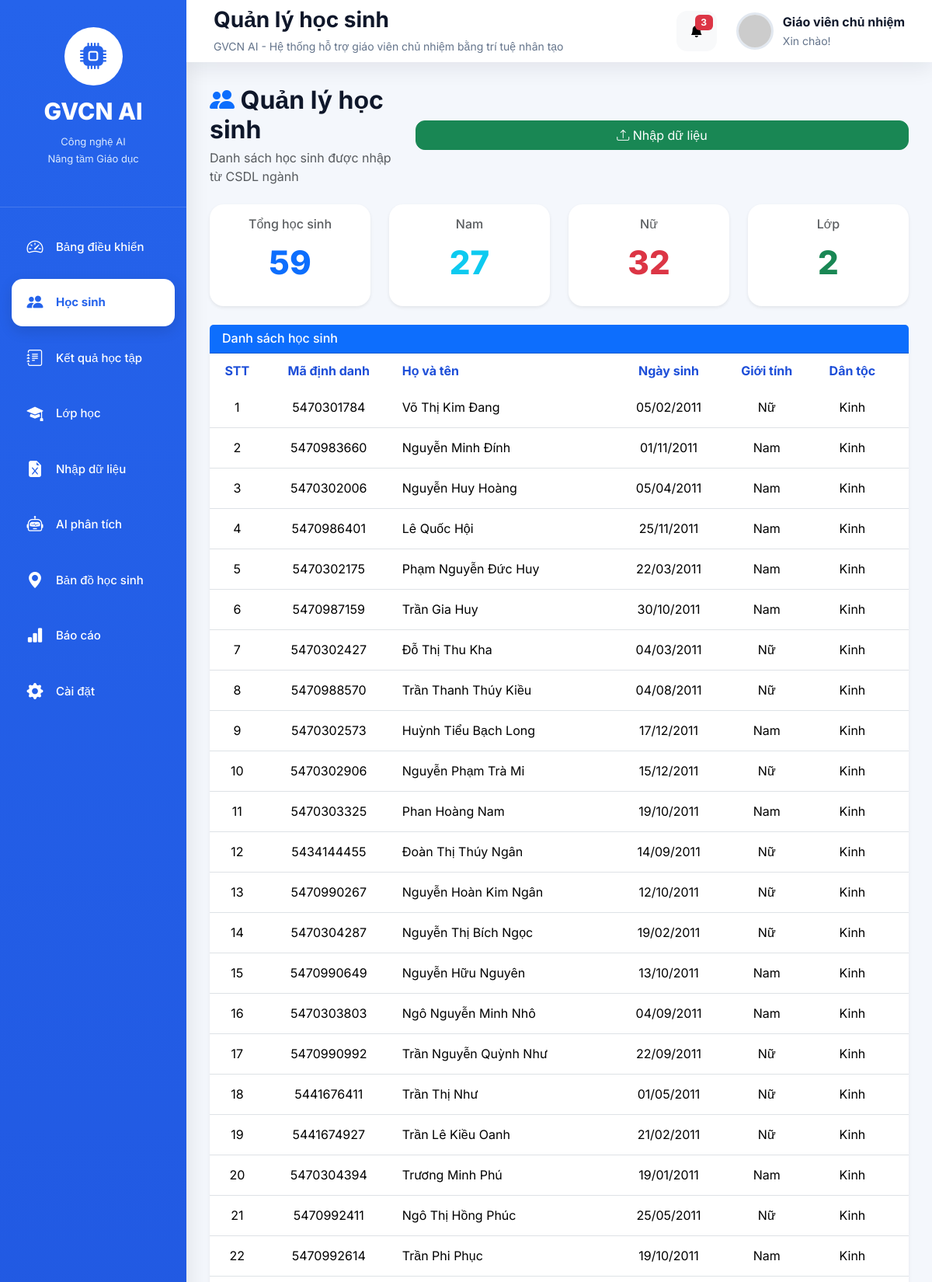
/students (upper part), run on the app's committed database.
### tables this page shows
CREATE TABLE students(

        id INTEGER PRIMARY KEY AUTOINCREMENT,

        ma_dinh_danh TEXT UNIQUE,

        ho_ten TEXT,

        ngay_sinh TEXT,

        gioi_tinh TEXT,

        dan_toc TEXT,

        noi_sinh TEXT,

        dia_chi TEXT,

        lop TEXT,

        trang_thai TEXT,

        ngay_cap_nhat TEXT

    );

### app.py (the view)
@app.route("/students")
def students():
    conn = get_connection()
    students = conn.execute("""
        SELECT *
        FROM students
    """).fetchall()
    conn.close()
    students = sort_students(students)
    return render_template(
        "students.html",
        students=students,
        page_title="Quản lý học sinh",
        active_page="students"
    )

### modules/database.py (called while the page is built)
def get_connection():
    conn = sqlite3.connect(DATABASE)
    conn.row_factory = sqlite3.Row
    return conn

### modules/sort_helper.py (called while the page is built)
def normalize_text(text):
    if text is None:
        return ""
    text = str(text).strip().lower()
    text = unicodedata.normalize("NFD", text)
    text = "".join(
        c for c in text
        if unicodedata.category(c) != "Mn"
    )
    text = text.replace("đ", "d")
    text = text.replace("Đ", "D")
    return text

def split_name(full_name):
    if full_name is None:
        return "", ""
    full_name = str(full_name).strip()
    if full_name == "":
        return "", ""
    words = full_name.split()
    ten = words[-1]
    ho_dem = " ".join(words[:-1])
    return (
        normalize_text(ten),
        normalize_text(ho_dem)
    )

def sort_students(data):
    return sorted(
        data,
        key=lambda s: (
            normalize_text(s["lop"] or ""),
            split_name(s["ho_ten"] or "")[0],
            split_name(s["ho_ten"] or "")[1]
        )
    )

### templates/students.html (shortened to what this page needs)
{% extends "layout.html" %}
{% block content %}
<div class="d-flex flex-column flex-lg-row justify-content-between align-items-start align-items-lg-center gap-3 mb-4">
    <div>
        <h2 class="fw-bold mb-1">
            <i class="bi bi-people-fill text-primary"></i>
            Quản lý học sinh
        </h2>
        <p class="text-muted mb-0">
            Danh sách học sinh được nhập từ CSDL ngành
        </p>
    </div>
    <div class="w-100 w-lg-auto">
    <a
        href="/upload"
        class="btn btn-success w-100">
            <i class="bi bi-upload"></i>
            Nhập dữ liệu
        </a>
    </div>
</div>
<div class="row g-4 mb-4">
    <div class="col-12 col-sm-6 col-xl-3">
        <div class="card shadow-sm">
            <div class="card-body text-center">
                <h6 class="text-muted">
                    Tổng học sinh
                </h6>
                <h2 class="text-primary">
                    {{ students|length }}
                </h2>
            </div>
        </div>
    </div>
    <div class="col-12 col-sm-6 col-xl-3">
        <div class="card shadow-sm">
            <div class="card-body text-center">
                <h6 class="text-muted">
                    Nam
                </h6>
                <h2 class="text-info">
                    {{ students|selectattr("gioi_tinh","equalto","Nam")|list|length }}
                </h2>
            </div>
        </div>
    </div>
    <div class="col-12 col-sm-6 col-xl-3">
        <div class="card shadow-sm">
            <div class="card-body text-center">
                <h6 class="text-muted">
                    Nữ
                </h6>
                <h2 class="text-danger">
                    {{ students|selectattr("gioi_tinh","equalto","Nữ")|list|length }}
                </h2>
            </div>
        </div>
    </div>
    <div class="col-12 col-sm-6 col-xl-3">
        <div class="card shadow-sm">
            <div class="card-body text-center">
                <h6 class="text-muted">
                    Lớp
                </h6>
                <h2 class="text-success">
                    {{ students|map(attribute='lop')|unique|list|length }}
                </h2>
            </div>
        </div>
    </div>
</div>
<div class="card shadow-sm">
    <div class="card-header bg-primary text-white">
        <h5 class="mb-0">
            Danh sách học sinh
        </h5>
    </div>
    <div class="table-responsive">
        <table class="table table-hover align-middle mb-0">
            <thead>
                <tr>
                    <th>STT</th>
                    <th>Mã định danh</th>
                    <th>Họ và tên</th>
                    <th>Ngày sinh</th>
                    <th>Giới tính</th>
                    <th>Dân tộc</th>
                    <th>Lớp</th>
                </tr>
            </thead>
            <tbody>
                {% if students %}
                    {% for student in students %}
                    <tr>
                        <td>
                            {{ loop.index }}
                        </td>
                        <td>
                            {{ student.ma_dinh_danh }}
                        </td>
                        <td>
                            {{ student.ho_ten }}
                        </td>
                        <td>
                            {{ student.ngay_sinh }}
                        </td>
                        <td>
                            {{ student.gioi_tinh }}
                        </td>
                        <td>
                            {{ student.dan_toc }}
                        </td>
                        <td>
                        </td>
                    </tr>
                    {% endfor %}
                {% endif %}
            </tbody>
        </table>
    </div>
</div>
{% endblock %}

### static/css/style.css (style rules this page uses)
* { margin:0; padding:0; box-sizing:border-box; }
:root { --primary:#2563eb; --primary-dark:#1d4ed8; --success:#16a34a; --warning:#f59e0b; --danger:#dc2626; --purple:#7c3aed; --bg:#f4f7fc; --white:#ffffff; --text:#0f172a; --text-light:#64748b; --radius:18px; --shadow: 0 8px 25px rgba(15,23,42,.08); }
html { scroll-behavior:smooth; }
body { font-family:'Inter',sans-serif; background:var(--bg); color:var(--text); overflow-x:auto; }
.card { border:none; border-radius:var(--radius); box-shadow:var(--shadow); transition:.25s; }
.card h2 { font-size:42px; font-weight:800; margin:15px 0; }
.card h5 { color:var(--text-light); font-size:16px; }
.table { margin-bottom:0; vertical-align:middle; }
.table thead { background:#eff6ff; }
.table th { color:var(--primary-dark); font-weight:700; border:none; padding:10px 12px; }
.table td { padding:10px 12px; }
.table tbody tr { transition:.2s; }
.btn-success { border-radius:12px; }
.card-header[class*="bg-"] { color:#fff !important; }
.card-header[class*="bg-"] h1, .card-header[class*="bg-"] h2, .card-header[class*="bg-"] h3, .card-header[class*="bg-"] h4, .card-header[class*="bg-"] h5, .card-header[class*="bg-"] h6, .card-header[class*="bg-"] p, .card-header[class*="bg-"] span, .card-header[class*="bg-"] strong, .card-header[class*="bg-"] small, .card-header[class*="bg-"] i { color:#fff !important; }
.table th, .table td { white-space:nowrap; text-align:center; vertical-align:middle; }
.table td:nth-child(3), .table th:nth-child(3) { text-align:left; min-width:220px; }
.table td:nth-child(2), .table th:nth-child(2) { min-width:130px; }
.table-responsive { overflow-x: auto; overflow-y: hidden; white-space: nowrap; width: 100%; }
.table { width:100%; min-width:1200px; }

### data on the page
students: ma_dinh_danh "5470301784", ho_ten "Võ Thị Kim Đang", ngay_sinh "05/02/2011", gioi_tinh "Nữ", dan_toc "Kinh"
students: ma_dinh_danh "5470983660", ho_ten "Nguyễn Minh Đính", ngay_sinh "01/11/2011", gioi_tinh "Nam", dan_toc "Kinh"
students: ma_dinh_danh "5470302006", ho_ten "Nguyễn Huy Hoàng", ngay_sinh "05/04/2011", gioi_tinh "Nam", dan_toc "Kinh"
students: ma_dinh_danh "5470986401", ho_ten "Lê Quốc Hội", ngay_sinh "25/11/2011", gioi_tinh "Nam", dan_toc "Kinh"
students: ma_dinh_danh "5470302175", ho_ten "Phạm Nguyễn Đức Huy", ngay_sinh "22/03/2011", gioi_tinh "Nam", dan_toc "Kinh"
students: ma_dinh_danh "5470987159", ho_ten "Trần Gia Huy", ngay_sinh "30/10/2011", gioi_tinh "Nam", dan_toc "Kinh"
students: ma_dinh_danh "5470302427", ho_ten "Đỗ Thị Thu Kha", ngay_sinh "04/03/2011", gioi_tinh "Nữ", dan_toc "Kinh"
students: ma_dinh_danh "5470988570", ho_ten "Trần Thanh Thúy Kiều", ngay_sinh "04/08/2011", gioi_tinh "Nữ", dan_toc "Kinh"
students: ma_dinh_danh "5470302573", ho_ten "Huỳnh Tiểu Bạch Long", ngay_sinh "17/12/2011", gioi_tinh "Nam", dan_toc "Kinh"
students: ma_dinh_danh "5470302906", ho_ten "Nguyễn Phạm Trà Mi", ngay_sinh "15/12/2011", gioi_tinh "Nữ", dan_toc "Kinh"
students: ma_dinh_danh "5470303325", ho_ten "Phan Hoàng Nam", ngay_sinh "19/10/2011", gioi_tinh "Nam", dan_toc "Kinh"
students: ma_dinh_danh "5434144455", ho_ten "Đoàn Thị Thúy Ngân", ngay_sinh "14/09/2011", gioi_tinh "Nữ", dan_toc "Kinh"
students: ma_dinh_danh "5470990267", ho_ten "Nguyễn Hoàn Kim Ngân", ngay_sinh "12/10/2011", gioi_tinh "Nữ", dan_toc "Kinh"
students: ma_dinh_danh "5470304287", ho_ten "Nguyễn Thị Bích Ngọc", ngay_sinh "19/02/2011", gioi_tinh "Nữ", dan_toc "Kinh"
students: ma_dinh_danh "5470990649", ho_ten "Nguyễn Hữu Nguyên", ngay_sinh "13/10/2011", gioi_tinh "Nam", dan_toc "Kinh"
students: ma_dinh_danh "5470303803", ho_ten "Ngô Nguyễn Minh Nhô", ngay_sinh "04/09/2011", gioi_tinh "Nam", dan_toc "Kinh"
students: ma_dinh_danh "5470990992", ho_ten "Trần Nguyễn Quỳnh Như", ngay_sinh "22/09/2011", gioi_tinh "Nữ", dan_toc "Kinh"
students: ma_dinh_danh "5441676411", ho_ten "Trần Thị Như", ngay_sinh "01/05/2011", gioi_tinh "Nữ", dan_toc "Kinh"
students: ma_dinh_danh "5441674927", ho_ten "Trần Lê Kiều Oanh", ngay_sinh "21/02/2011", gioi_tinh "Nữ", dan_toc "Kinh"
students: ma_dinh_danh "5470304394", ho_ten "Trương Minh Phú", ngay_sinh "19/01/2011", gioi_tinh "Nam", dan_toc "Kinh"
students: ma_dinh_danh "5470992411", ho_ten "Ngô Thị Hồng Phúc", ngay_sinh "25/05/2011", gioi_tinh "Nữ", dan_toc "Kinh"
students: ma_dinh_danh "5470992614", ho_ten "Trần Phi Phục", ngay_sinh "19/10/2011", gioi_tinh "Nam", dan_toc "Kinh"

### other printed values
{{ page_title }} "Quản lý học sinh"
{{ students|length }} "59"
{{ students|selectattr("gioi_tinh","equalto","Nam")|list|length }} "27"
{{ students|selectattr("gioi_tinh","equalto","Nữ")|list|length }} "32"
{{ students|map(attribute='lop')|unique|list|length }} "2"
